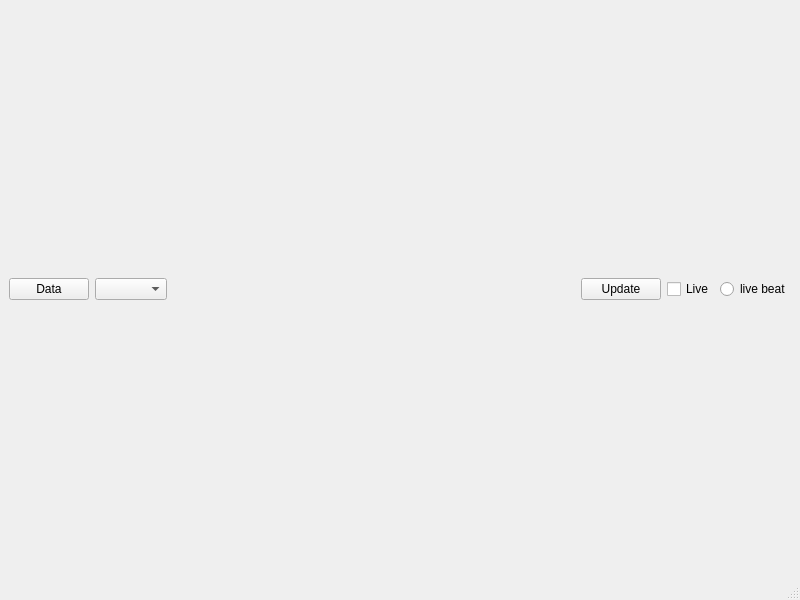
<?xml version="1.0" encoding="UTF-8"?>
<ui version="4.0">
 <class>MainWindow</class>
 <widget class="QMainWindow" name="MainWindow">
  <property name="geometry">
   <rect>
    <x>0</x>
    <y>0</y>
    <width>800</width>
    <height>600</height>
   </rect>
  </property>
  <property name="windowTitle">
   <string>MainWindow</string>
  </property>
  <widget class="QWidget" name="centralwidget">
   <layout class="QGridLayout" name="gridLayout">
    <item row="0" column="0">
     <layout class="QVBoxLayout" name="verticalLayout" stretch="0">
      <property name="spacing">
       <number>-1</number>
      </property>
      <property name="bottomMargin">
       <number>0</number>
      </property>
      <item>
       <layout class="QHBoxLayout" name="horizontalLayout">
        <property name="topMargin">
         <number>0</number>
        </property>
        <item>
         <widget class="QPushButton" name="FileButton">
          <property name="text">
           <string>Data</string>
          </property>
         </widget>
        </item>
        <item>
         <widget class="QComboBox" name="data_list"/>
        </item>
        <item>
         <spacer name="horizontalSpacer">
          <property name="orientation">
           <enum>Qt::Horizontal</enum>
          </property>
          <property name="sizeHint" stdset="0">
           <size>
            <width>40</width>
            <height>20</height>
           </size>
          </property>
         </spacer>
        </item>
        <item>
         <widget class="QPushButton" name="updateButton">
          <property name="text">
           <string>Update</string>
          </property>
         </widget>
        </item>
        <item>
         <widget class="QCheckBox" name="liveCheckBox">
          <property name="text">
           <string>Live</string>
          </property>
         </widget>
        </item>
        <item>
         <widget class="QRadioButton" name="liveBeat">
          <property name="enabled">
           <bool>true</bool>
          </property>
          <property name="text">
           <string>live beat</string>
          </property>
         </widget>
        </item>
       </layout>
      </item>
     </layout>
    </item>
   </layout>
  </widget>
  <widget class="QMenuBar" name="menubar">
   <property name="geometry">
    <rect>
     <x>0</x>
     <y>0</y>
     <width>800</width>
     <height>22</height>
    </rect>
   </property>
  </widget>
  <widget class="QStatusBar" name="statusbar"/>
 </widget>
 <resources/>
 <connections/>
</ui>
